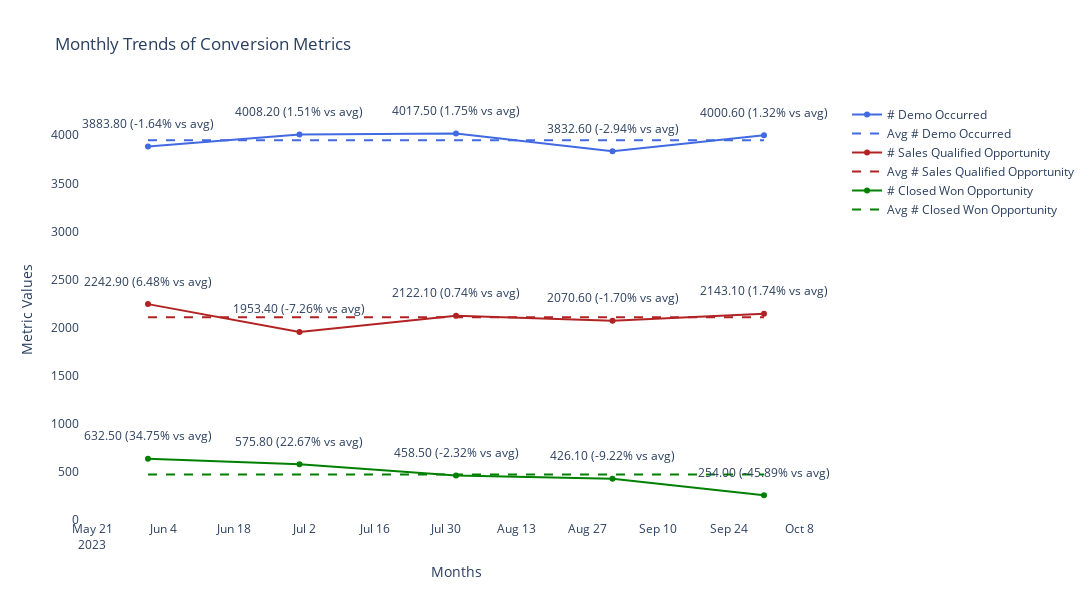

The notebook cell this image was saved under:
### Code cell
# Conversion to datetime and extracting the month
conversion['Touched Date'] = pd.to_datetime(conversion['Touched Date'])
conversion['Month'] = conversion['Touched Date'].dt.to_period('M')

# Monthly aggregation
monthly_data = conversion.groupby('Month').agg({
    '# Demo Occurred': 'sum',
    '# Sales Qualified Opportunity': 'sum',
    '# Closed Won Opportunity': 'sum'
}).reset_index()

# Calculating averages
avg_demo = monthly_data['# Demo Occurred'].mean()
avg_sqo = monthly_data['# Sales Qualified Opportunity'].mean()
avg_cwo = monthly_data['# Closed Won Opportunity'].mean()

# Calculating percent differences
monthly_data['Demo % Diff'] = ((monthly_data['# Demo Occurred'] / avg_demo) - 1) * 100
monthly_data['SQO % Diff'] = ((monthly_data['# Sales Qualified Opportunity'] / avg_sqo) - 1) * 100
monthly_data['CWO % Diff'] = ((monthly_data['# Closed Won Opportunity'] / avg_cwo) - 1) * 100

# Preparing data for plotting
months = monthly_data['Month'].astype(str).tolist()
demo_values = monthly_data['# Demo Occurred'].tolist()
sqo_values = monthly_data['# Sales Qualified Opportunity'].tolist()
cwo_values = monthly_data['# Closed Won Opportunity'].tolist()
demo_diff = monthly_data['Demo % Diff'].tolist()
sqo_diff = monthly_data['SQO % Diff'].tolist()
cwo_diff = monthly_data['CWO % Diff'].tolist()

# Creating the figure and adding traces
fig = go.Figure()  
fig.add_trace(go.Scatter(x=months, y=demo_values,
                         mode='lines+markers',
                         name='# Demo Occurred',
                         line=dict(color='royalblue')))

fig.add_trace(go.Scatter(x=months, y=[avg_demo] * len(months),
                         mode='lines',
                         name='Avg # Demo Occurred',
                         line=dict(color='royalblue', dash='dash')))

for i, (month, demo_val, demo_d) in enumerate(zip(months, demo_values, demo_diff)):
    fig.add_annotation(x=month, y=demo_val + 240,
                       text=f"{demo_val:.2f} ({demo_d:.2f}% vs avg)",
                       showarrow=False)

fig.add_trace(go.Scatter(x=months, y=sqo_values,
                         mode='lines+markers',
                         name='# Sales Qualified Opportunity',
                         line=dict(color='firebrick')))

fig.add_trace(go.Scatter(x=months, y=[avg_sqo] * len(months),
                         mode='lines',
                         name='Avg # Sales Qualified Opportunity',
                         line=dict(color='firebrick', dash='dash')))

for i, (month, sqo_val, sqo_d) in enumerate(zip(months, sqo_values, sqo_diff)):
    fig.add_annotation(x=month, y=sqo_val + 240,
                       text=f"{sqo_val:.2f} ({sqo_d:.2f}% vs avg)",
                       showarrow=False)

fig.add_trace(go.Scatter(x=months, y=cwo_values,
                         mode='lines+markers',
                         name='# Closed Won Opportunity',
                         line=dict(color='green')))

fig.add_trace(go.Scatter(x=months, y=[avg_cwo] * len(months),
                         mode='lines',
                         name='Avg # Closed Won Opportunity',
                         line=dict(color='green', dash='dash')))

for i, (month, cwo_val, cwo_d) in enumerate(zip(months, cwo_values, cwo_diff)):
    fig.add_annotation(x=month, y=cwo_val + 240,
                       text=f"{cwo_val:.2f} ({cwo_d:.2f}% vs avg)",
                       showarrow=False)
 
fig.update_layout(title='Monthly Trends of Conversion Metrics',
                  xaxis_title='Months',
                  yaxis_title='Metric Values',
                  plot_bgcolor='white',
                  height=600,
                  width=1300)   
fig.show()

### Figure 1 — Plotly figure (JSON) as saved in the notebook; plotly's stock layout.template omitted (floating-point values rounded to 4 significant figures)
{"data": [{"line": {"color": "royalblue"}, "mode": "lines+markers", "name": "# Demo Occurred", "type": "scatter", "x": ["2023-06", "2023-07", "2023-08", "2023-09", "2023-10"], "y": [3884.0, 4008.0, 4018.0, 3833.0, 4001.0]}, {"line": {"color": "royalblue", "dash": "dash"}, "mode": "lines", "name": "Avg # Demo Occurred", "type": "scatter", "x": ["2023-06", "2023-07", "2023-08", "2023-09", "2023-10"], "y": [3949.0, 3949.0, 3949.0, 3949.0, 3949.0]}, {"line": {"color": "firebrick"}, "mode": "lines+markers", "name": "# Sales Qualified Opportunity", "type": "scatter", "x": ["2023-06", "2023-07", "2023-08", "2023-09", "2023-10"], "y": [2243.0, 1953.0, 2122.0, 2071.0, 2143.0]}, {"line": {"color": "firebrick", "dash": "dash"}, "mode": "lines", "name": "Avg # Sales Qualified Opportunity", "type": "scatter", "x": ["2023-06", "2023-07", "2023-08", "2023-09", "2023-10"], "y": [2106.0, 2106.0, 2106.0, 2106.0, 2106.0]}, {"line": {"color": "green"}, "mode": "lines+markers", "name": "# Closed Won Opportunity", "type": "scatter", "x": ["2023-06", "2023-07", "2023-08", "2023-09", "2023-10"], "y": [632.5, 575.8, 458.5, 426.1, 254]}, {"line": {"color": "green", "dash": "dash"}, "mode": "lines", "name": "Avg # Closed Won Opportunity", "type": "scatter", "x": ["2023-06", "2023-07", "2023-08", "2023-09", "2023-10"], "y": [469.4, 469.4, 469.4, 469.4, 469.4]}], "layout": {"annotations": [{"showarrow": false, "text": "3883.80 (-1.64% vs avg)", "x": "2023-06", "y": 4124.0}, {"showarrow": false, "text": "4008.20 (1.51% vs avg)", "x": "2023-07", "y": 4248.0}, {"showarrow": false, "text": "4017.50 (1.75% vs avg)", "x": "2023-08", "y": 4258.0}, {"showarrow": false, "text": "3832.60 (-2.94% vs avg)", "x": "2023-09", "y": 4073.0}, {"showarrow": false, "text": "4000.60 (1.32% vs avg)", "x": "2023-10", "y": 4241.0}, {"showarrow": false, "text": "2242.90 (6.48% vs avg)", "x": "2023-06", "y": 2483.0}, {"showarrow": false, "text": "1953.40 (-7.26% vs avg)", "x": "2023-07", "y": 2193.0}, {"showarrow": false, "text": "2122.10 (0.74% vs avg)", "x": "2023-08", "y": 2362.0}, {"showarrow": false, "text": "2070.60 (-1.70% vs avg)", "x": "2023-09", "y": 2311.0}, {"showarrow": false, "text": "2143.10 (1.74% vs avg)", "x": "2023-10", "y": 2383.0}, {"showarrow": false, "text": "632.50 (34.75% vs avg)", "x": "2023-06", "y": 872.5}, {"showarrow": false, "text": "575.80 (22.67% vs avg)", "x": "2023-07", "y": 815.8}, {"showarrow": false, "text": "458.50 (-2.32% vs avg)", "x": "2023-08", "y": 698.5}, {"showarrow": false, "text": "426.10 (-9.22% vs avg)", "x": "2023-09", "y": 666.1}, {"showarrow": false, "text": "254.00 (-45.89% vs avg)", "x": "2023-10", "y": 494}], "height": 600, "plot_bgcolor": "white", "title": {"text": "Monthly Trends of Conversion Metrics"}, "width": 1300, "xaxis": {"title": {"text": "Months"}}, "yaxis": {"title": {"text": "Metric Values"}}}}
